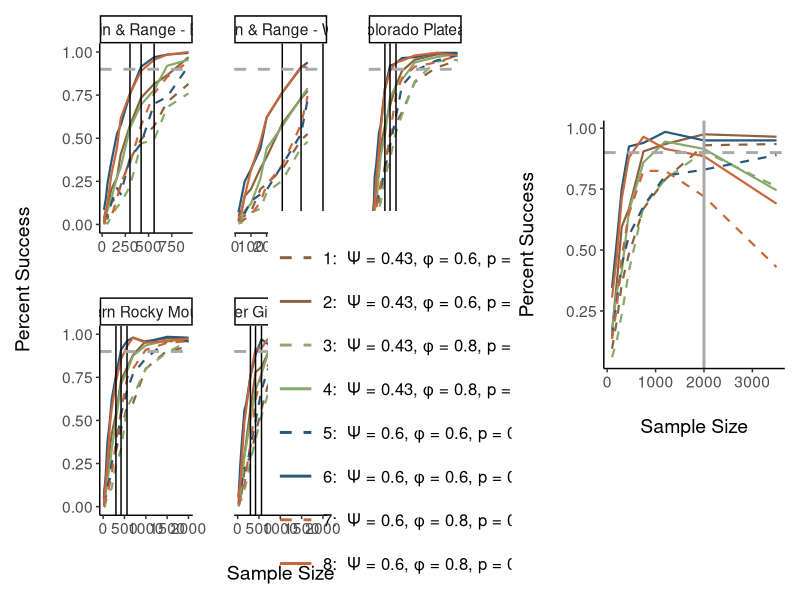

Reproduce this figure in R. (Note: this script raises an error after producing the figure.)
library(dplyr)
library(tidyr)
library(ggplot2)
library(patchwork)

## Fixed study characteristics
nyear = 10
#n_sites = sum(emu_veg$hex_num)
n_vis = 2

### Parameters ###

# get dataframe of all possible scenarios
sim_scenarios_table <- data.frame(
  # these are the parameters that change, taken directly from Woods 2019
  psi = c(0.03, 0.43, 0.6), phi = c(.6, .8, .8), p = c(0.4, 0.8, .8)) %>%
  # get all possible combinations
  tidyr::expand(psi, phi,p) %>%
  # and give each unique combination an ID
  mutate(sim_num = row_number(),
         occupancy = ifelse(psi == 0.03, "low", "high")) %>%
  # these are the same for all scenarios right now, sd's from Wood 2019, psi1_low kinda made up
  #mutate(sd_phi = 0.04, sd_gamma = 0.01) %>%
  select(-sim_num) %>%
  #rowwise() %>%
  mutate(gamma = round((psi * (1-phi))/(1-psi), 2)) %>%
  #ungroup() %>%
  #group_by(phi, p, sd_phi, sd_gamma) %>%
  pivot_wider(names_from = "occupancy", values_from = c("gamma", "psi"), values_fn = list) %>%
  unnest(c(gamma_high, psi_high)) %>%
  arrange(psi_high, phi) %>%
  mutate(simulation_scenario = row_number()) %>%
  select(simulation_scenario,everything())

### Hierarchical Power ###
hier_plot_df <- read.csv(here::here("data/nimble_power_check_hier.csv"))

hier_plot_df <- hier_plot_df %>%
  select(-scenario_id) %>%
  left_join(sim_scenarios_table, by = c("phi", "p", "psi" = "psi_high"))

# ci_plotting_df <- tibble(ci = c(0.95, 0.90, 0.95, 0.90),
#                          y = c("ci_check", "ci_check_left_tail", "ci_check_any_decline", "post_check_any_decline"))

hier_power_plt <- #purrr::pmap(ci_plotting_df, ~hier_plot_df %>%
                                #filter(CI_type == .x) %>%
  hier_plot_df %>%
  arrange(psi) %>%
  mutate(sim_type = paste0(simulation_scenario, ":  \u03A8 = ", psi, ", \u03C6 = ", phi, ", p = ", p)) %>%
  ggplot(aes(x = total_n, y = ci_two_tail)) +
  geom_line(aes(color = sim_type, linetype = sim_type), linewidth = 0.75) +
  theme_classic() +
  scale_colour_discrete("", type = rep(c("#8A6240", "#87A96B", "#28587B", "#c9673a"), each = 2)) +
  scale_linetype_manual("", values=c(2,1,2,1,2,1,2,1)) +
  geom_hline(yintercept = 0.9, color = "darkgrey", linetype = "dashed", linewidth = 1) +
  geom_vline(xintercept = 2000, color = "darkgrey", linewidth = 1) +
  theme(legend.position = "none",
        text=element_text(size=14),
        axis.title.y = element_text(margin = margin(t = 0, r = 20, b = 0, l = 0)),
        axis.title.x = element_text(margin = margin(t = 20, r = 0, b = 0, l = 0))) +
  ylab("Percent Success") +
  xlab("Sample Size")
#)

#ggsave(here::here("figures/hier_power_plot.jpeg"), hier_power_plt)


### EMU Power ###


power_eval <- read.csv(here::here("data/nimble_power_check_emu.csv"))

power_plt <- power_eval %>%
  #filter(total_n < 1200) %>%
  left_join(sim_scenarios_table, by = c("phi", "p", "psi" = "psi_high")) %>%
  mutate(sim_type = paste0(simulation_scenario, ":  \u03A8 = ", psi, ", \u03C6 = ", phi, ", p = ", p)) %>%
  mutate(unit = case_when(
    emu == "BRE" ~ "Basin & Range - East",
    emu == "BRW" ~ "Basin & Range - West",
    emu == "CP" ~ "Colorado Plateau",
    emu == "SRM" ~ "Southern Rocky Mountains",
    emu == "UGM" ~ "Upper Gila Mountains"
  )) %>%
  ggplot(aes(x = total_n, y = ci_two_tail)) +
  geom_line(aes(color = sim_type, linetype = sim_type), linewidth = 0.75) +
  geom_vline(xintercept = 300) +
  geom_vline(xintercept = 420) +
  geom_vline(xintercept = 560) +
  facet_wrap(~unit, scales = "free_x") +
  theme_classic() +
  scale_colour_discrete("", type = rep(c("#8A6240", "#87A96B", "#28587B", "#c9673a"), each = 2)) +
  scale_linetype_manual("", values=c(2,1,2,1,2,1,2,1)) +
  geom_hline(yintercept = 0.9, color = "darkgrey", linetype = "dashed", linewidth = 1) +
  theme(legend.position = "inside", legend.position.inside = c(0.85, 0.25),
        legend.text=element_text(size=12),
        legend.key.width = unit(1,"cm"),
        text=element_text(size=14),
        legend.key.spacing.y = unit(0.5, 'cm'),
        panel.spacing = unit(30, "pt"),
        axis.title.y = element_text(margin = margin(t = 0, r = 20, b = 0, l = 0)),
        axis.title.x = element_text(margin = margin(t = 20, r = 0, b = 0, l = 0))
  ) +
  guides(linetype = guide_legend(override.aes = list(linewidth = 1))# byrow = TRUE),
         #color = guide_legend(byrow = TRUE)
  ) +
  ylab("Percent Success") +
  xlab("Sample Size")

#ggsave(here::here("figures/power_plot.jpeg"), power_plt)

power_join <- power_plt + plot_spacer() +
  (plot_spacer() + hier_power_plt + plot_spacer() + plot_layout(ncol = 1, heights = c(0.5,2,0.5))) +
  plot_layout(nrow = 1, widths = c(2, 0.15, 1))

ggsave(here::here("figures/power_plot_join.jpeg"), power_join, width = 23, height = 11.5)

# # get plots for different kinds of power checks
# ggsave(here::here("figures/power_check_twotail.png"), power_plt[[1]], width = 16.5, height = 9.87)
# ggsave(here::here("figures/power_check_lefttail.png"), power_plt[[2]], width = 16.5, height = 9.87)
# ggsave(here::here("figures/power_check_negative.png"), power_plt[[3]], width = 16.5, height = 9.87)


################################
#### Separate by detection #####
################################

hier_power_p4 <- hier_plot_df %>%
  arrange(psi) %>%
  filter(p == 0.4) %>%
  mutate(sim_type = paste0("\u03A8 = ", psi, ", \u03C6 = ", phi)) %>%
  ggplot(aes(x = total_samp, y = success)) +
  geom_line(aes(color = sim_type), linewidth = 0.75) +
  theme_classic() +
  scale_colour_discrete("", type = c("#8A6240", "#87A96B", "#28587B", "#c9673a")) +
  #scale_linetype_manual("", values=c(2,1,2,1,2,1,2,1)) +
  geom_hline(yintercept = 0.9, color = "darkgrey", linetype = "dashed", linewidth = 1) +
  geom_vline(xintercept = 2000, color = "darkgrey", linewidth = 1) +
  theme(#legend.position = "none",
        text=element_text(size=14),
        axis.title.y = element_text(margin = margin(t = 0, r = 20, b = 0, l = 0)),
        axis.title.x = element_text(margin = margin(t = 20, r = 0, b = 0, l = 0))) +
  ylab("Percent Success") +
  xlab("Sample Size")

hier_power_p8 <- hier_plot_df %>%
  arrange(psi) %>%
  filter(p == 0.8) %>%
  mutate(sim_type = paste0("\u03A8 = ", psi, ", \u03C6 = ", phi)) %>%
  ggplot(aes(x = total_samp, y = success)) +
  geom_line(aes(color = sim_type), linewidth = 0.75) +
  theme_classic() +
  scale_colour_discrete("", type = c("#8A6240", "#87A96B", "#28587B", "#c9673a")) +
  #scale_linetype_manual("", values=c(2,1,2,1,2,1,2,1)) +
  geom_hline(yintercept = 0.9, color = "darkgrey", linetype = "dashed", linewidth = 1) +
  geom_vline(xintercept = 2000, color = "darkgrey", linewidth = 1) +
  theme(#legend.position = "none",
        text=element_text(size=14),
        axis.title.y = element_text(margin = margin(t = 0, r = 20, b = 0, l = 0)),
        axis.title.x = element_text(margin = margin(t = 20, r = 0, b = 0, l = 0))) +
  ylab("Percent Success") +
  xlab("Sample Size")

power_p4 <- power_plot_df %>%
  select(-sim_id) %>%
  filter(p == 0.4) %>%
  left_join(sim_scenarios_table, by = c("phi", "p", "psi" = "psi_high")) %>%
  mutate(sim_type = paste0(simulation_scenario, ": \u03A8 = ", psi, ", \u03C6 = ", phi, ", p = ", p)) %>%
  mutate(unit = case_when(
    emu == "BRE" ~ "Basin & Range - East",
    emu == "BRW" ~ "Basin & Range - West",
    emu == "CP" ~ "Colorado Plateau",
    emu == "SRM" ~ "Southern Rocky Mountains",
    emu == "UGM" ~ "Upper Gila Mountains"
  )) %>%
  ggplot(aes(x = total_n, y = success)) +
  geom_line(aes(color = sim_type), linewidth = 0.75) +
  facet_wrap(~unit, scales = "free_x") +
  theme_classic() +
  scale_colour_discrete("", type = c("#8A6240", "#87A96B", "#28587B", "#c9673a")) +
  #scale_linetype_manual("", values=c(2,1,2,1,2,1,2,1)) +
  geom_hline(yintercept = 0.9, color = "darkgrey", linetype = "dashed", linewidth = 1) +
  theme(legend.position = "none",
        #legend.position = "inside", legend.position.inside = c(0.85, 0.25),
        legend.text=element_text(size=12),
        legend.key.width = unit(1,"cm"),
        text=element_text(size=14),
        legend.key.spacing.y = unit(0.5, 'cm'),
        panel.spacing = unit(30, "pt"),
        axis.title.y = element_text(margin = margin(t = 0, r = 20, b = 0, l = 0)),
        axis.title.x = element_blank(),
  ) +
  guides(linetype = guide_legend(override.aes = list(linewidth = 1))# byrow = TRUE),
         #color = guide_legend(byrow = TRUE)
  ) +
  ylab("Percent Success")

power_p8 <- power_plot_df %>%
  select(-sim_id) %>%
  filter(p == 0.8) %>%
  left_join(sim_scenarios_table, by = c("phi", "p", "psi" = "psi_high")) %>%
  mutate(sim_type = paste0(simulation_scenario, ": \u03A8 = ", psi, ", \u03C6 = ", phi, ", p = ", p)) %>%
  mutate(unit = case_when(
    emu == "BRE" ~ "Basin & Range - East",
    emu == "BRW" ~ "Basin & Range - West",
    emu == "CP" ~ "Colorado Plateau",
    emu == "SRM" ~ "Southern Rocky Mountains",
    emu == "UGM" ~ "Upper Gila Mountains"
  )) %>%
  ggplot(aes(x = total_n, y = success)) +
  geom_line(aes(color = sim_type), linewidth = 0.75) +
  facet_wrap(~unit, scales = "free_x") +
  theme_classic() +
  scale_colour_discrete("", type = c("#8A6240", "#87A96B", "#28587B", "#c9673a")) +
  #scale_linetype_manual("", values=c(2,1,2,1,2,1,2,1)) +
  geom_hline(yintercept = 0.9, color = "darkgrey", linetype = "dashed", linewidth = 1) +
  theme(legend.position = "none",
        #legend.position = "inside", legend.position.inside = c(0.85, 0.25),
        legend.text=element_text(size=12),
        legend.key.width = unit(1,"cm"),
        text=element_text(size=14),
        legend.key.spacing.y = unit(0.5, 'cm'),
        panel.spacing = unit(30, "pt"),
        axis.title.y = element_text(margin = margin(t = 0, r = 20, b = 0, l = 0)),
        axis.title.x = element_text(margin = margin(t = 20, r = 0, b = 0, l = 0))
  ) +
  guides(linetype = guide_legend(override.aes = list(linewidth = 1))# byrow = TRUE),
         #color = guide_legend(byrow = TRUE)
  ) +
  ylab("Percent Success") +
  xlab("Sample Size")


(power_p4 + plot_spacer() +
  (plot_spacer() + hier_power_p4 + plot_spacer() + plot_layout(ncol = 1, heights = c(0.5,2,0.5))) +
  plot_layout(nrow = 1, widths = c(2, 0.15, 1))) /
  plot_spacer() /
  (power_p8 + plot_spacer() +
     (plot_spacer() + hier_power_p8 + plot_spacer() + plot_layout(ncol = 1, heights = c(0.5,2,0.5))) +
     plot_layout(nrow = 1, widths = c(2, 0.15, 1))) +
  plot_layout(heights = c(2,.3, 2))

power_by_detection <- (power_p4 + plot_spacer() + power_p8 + plot_layout(axis_titles = "collect", heights = c(2,.3, 2))) /
  plot_spacer() /
  (plot_spacer() + hier_power_p4 + guide_area() + hier_power_p8 + plot_spacer() + plot_layout(guides = "collect", ncol = 1, heights = c(0.15, 1, 0.75, 1, 0.15))) +
  plot_layout(ncol = 3, widths = c(2, 0.15, 1))

ggsave(here::here("figures/power_plot_detection.jpeg"), power_by_detection, width = 20, height = 15)



##### Bias #####

## Absolute Bias
bias_plt <- power_eval %>%
  #filter(total_n > 250) %>%
  select(-sim_id) %>%
  left_join(sim_scenarios_table, by = c("phi", "p", "psi" = "psi_high")) %>%
  mutate(sim_type = paste0(simulation_scenario, ":  \u03A8 = ", psi, ", \u03C6 = ", phi, ", p = ", p)) %>%
  mutate(unit = case_when(
    emu == "BRE" ~ "Basin & Range - East",
    emu == "BRW" ~ "Basin & Range - West",
    emu == "CP" ~ "Colorado Plateau",
    emu == "SRM" ~ "Southern Rocky Mountains",
    emu == "UGM" ~ "Upper Gila Mountains"
  )) %>%
  filter(CI_type == 0.90) %>%
  ggplot(aes(x = total_n, y = bias)) +
  geom_line(aes(color = sim_type, linetype = sim_type), linewidth = 0.75) +
  facet_wrap(~unit, scales = "free_x") +
  theme_classic() +
  scale_colour_discrete("", type = rep(c("#8A6240", "#87A96B", "#28587B", "#c9673a"), each = 2)) +
  scale_linetype_manual("", values=c(2,1,2,1,2,1,2,1)) +
  geom_hline(yintercept = 0, color = "darkgrey", linetype = "dashed", linewidth = 1) +
  theme(legend.position = "inside", legend.position.inside = c(0.85, 0.25),
        legend.text=element_text(size=12),
        legend.key.width = unit(1,"cm"),
        text=element_text(size=14),
        legend.key.spacing.y = unit(0.5, 'cm'),
        panel.spacing = unit(30, "pt"),
        axis.title.y = element_text(margin = margin(t = 0, r = 20, b = 0, l = 0)),
        axis.title.x = element_text(margin = margin(t = 20, r = 0, b = 0, l = 0))
  ) +
  guides(linetype = guide_legend(override.aes = list(linewidth = 1))# byrow = TRUE),
         #color = guide_legend(byrow = TRUE)
  ) +
  ylab("Mean absolute bias") +
  xlab("Sample Size")

ggsave(here::here("figures/bias_plot.png"), bias_plt, width = 19.6, height = 12)

## Relative Bias
rel_bias_plt <- power_eval %>%
  #filter(total_n > 250) %>%
  select(-sim_id) %>%
  left_join(sim_scenarios_table, by = c("phi", "p", "psi" = "psi_high")) %>%
  mutate(sim_type = paste0(simulation_scenario, ":  \u03A8 = ", psi, ", \u03C6 = ", phi, ", p = ", p)) %>%
  mutate(unit = case_when(
    emu == "BRE" ~ "Basin & Range - East",
    emu == "BRW" ~ "Basin & Range - West",
    emu == "CP" ~ "Colorado Plateau",
    emu == "SRM" ~ "Southern Rocky Mountains",
    emu == "UGM" ~ "Upper Gila Mountains"
  )) %>%
  filter(CI_type == 0.90) %>%
  ggplot(aes(x = total_n, y = relative_bias)) +
  geom_line(aes(color = sim_type, linetype = sim_type), linewidth = 0.75) +
  facet_wrap(~unit, scales = "free_x") +
  theme_classic() +
  scale_colour_discrete("", type = rep(c("#8A6240", "#87A96B", "#28587B", "#c9673a"), each = 2)) +
  scale_linetype_manual("", values=c(2,1,2,1,2,1,2,1)) +
  geom_hline(yintercept = 0, color = "darkgrey", linetype = "dashed", linewidth = 1) +
  theme(legend.position = "inside", legend.position.inside = c(0.85, 0.25),
        legend.text=element_text(size=12),
        legend.key.width = unit(1,"cm"),
        text=element_text(size=14),
        legend.key.spacing.y = unit(0.5, 'cm'),
        panel.spacing = unit(30, "pt"),
        axis.title.y = element_text(margin = margin(t = 0, r = 20, b = 0, l = 0)),
        axis.title.x = element_text(margin = margin(t = 20, r = 0, b = 0, l = 0))
  ) +
  guides(linetype = guide_legend(override.aes = list(linewidth = 1))# byrow = TRUE),
         #color = guide_legend(byrow = TRUE)
  ) +
  ylab("Mean absolute bias") +
  xlab("Sample Size")

ggsave(here::here("figures/relative_bias_plot.png"), rel_bias_plt, width = 19.6, height = 12)

## For a two-tailed, alpha = 0.05 test, what percentage of reps is the true trend less than the estimated trend
### This plot shows that we're slightly more likely to underestimate the trend (true trend is less than estimated trend) across all replicates
power_eval %>%
  select(-sim_id) %>%
  left_join(sim_scenarios_table, by = c("phi", "p", "psi" = "psi_high")) %>%
  mutate(sim_type = paste0(simulation_scenario, ":  \u03A8 = ", psi, ", \u03C6 = ", phi, ", p = ", p)) %>%
  mutate(unit = case_when(
    emu == "BRE" ~ "Basin & Range - East",
    emu == "BRW" ~ "Basin & Range - West",
    emu == "CP" ~ "Colorado Plateau",
    emu == "SRM" ~ "Southern Rocky Mountains",
    emu == "UGM" ~ "Upper Gila Mountains"
  )) %>%
  filter(CI_type == 0.90) %>%
  ggplot(aes(x = total_n, y = percent_trend_lower)) +
  geom_line(aes(color = sim_type, linetype = sim_type), linewidth = 0.75) +
  facet_wrap(~unit, scales = "free_x") +
  theme_classic() +
  scale_colour_discrete("", type = rep(c("#8A6240", "#87A96B", "#28587B", "#c9673a"), each = 2)) +
  scale_linetype_manual("", values=c(2,1,2,1,2,1,2,1)) +
  geom_hline(yintercept = 0.5, color = "darkgrey", linetype = "dashed", linewidth = 1) +
  theme(legend.position = "inside", legend.position.inside = c(0.85, 0.25),
        legend.text=element_text(size=12),
        legend.key.width = unit(1,"cm"),
        text=element_text(size=14),
        legend.key.spacing.y = unit(0.5, 'cm'),
        panel.spacing = unit(30, "pt"),
        axis.title.y = element_text(margin = margin(t = 0, r = 20, b = 0, l = 0)),
        axis.title.x = element_text(margin = margin(t = 20, r = 0, b = 0, l = 0))
  ) +
  guides(linetype = guide_legend(override.aes = list(linewidth = 1))# byrow = TRUE),
         #color = guide_legend(byrow = TRUE)
  ) +
  ylab("Percent of Reps where True Trend is less than estimated trend") +
  xlab("Sample Size")



## For a two-tailed, alpha = 0.05 test, what percentage of reps is the true trend less than the estimated trend for only reps where
## estimated trend is not included in CI
### This plot shows that for reps not in the confidence interval, we're way more likely to overestimate the trend (true trend is greater than estimated trend)
bias_ci_in_plt <- power_eval %>%
  select(-sim_id) %>%
  left_join(sim_scenarios_table, by = c("phi", "p", "psi" = "psi_high")) %>%
  mutate(sim_type = paste0(simulation_scenario, ":  \u03A8 = ", psi, ", \u03C6 = ", phi, ", p = ", p)) %>%
  mutate(unit = case_when(
    emu == "BRE" ~ "Basin & Range - East",
    emu == "BRW" ~ "Basin & Range - West",
    emu == "CP" ~ "Colorado Plateau",
    emu == "SRM" ~ "Southern Rocky Mountains",
    emu == "UGM" ~ "Upper Gila Mountains"
  )) %>%
  filter(CI_type == 0.90) %>%
  ggplot(aes(x = total_n, y = percent_exclude_trend_lower)) +
  geom_line(aes(color = sim_type, linetype = sim_type), linewidth = 0.75) +
  facet_wrap(~unit, scales = "free_x") +
  theme_classic() +
  scale_colour_discrete("", type = rep(c("#8A6240", "#87A96B", "#28587B", "#c9673a"), each = 2)) +
  scale_linetype_manual("", values=c(2,1,2,1,2,1,2,1)) +
  geom_hline(yintercept = 0.5, color = "darkgrey", linetype = "dashed", linewidth = 1) +
  theme(legend.position = "inside", legend.position.inside = c(0.85, 0.25),
        legend.text=element_text(size=12),
        legend.key.width = unit(1,"cm"),
        text=element_text(size=14),
        legend.key.spacing.y = unit(0.5, 'cm'),
        panel.spacing = unit(30, "pt"),
        axis.title.y = element_text(margin = margin(t = 0, r = 20, b = 0, l = 0)),
        axis.title.x = element_text(margin = margin(t = 20, r = 0, b = 0, l = 0))
  ) +
  guides(linetype = guide_legend(override.aes = list(linewidth = 1))# byrow = TRUE),
         #color = guide_legend(byrow = TRUE)
  ) +
  ylab("Percent of Reps where True Trend not in CI and is less than estimated trend") +
  xlab("Sample Size")

#ggsave(here::here("figures/bias_plot.png"), bias_ci_in_plt, width = 19.6, height = 12)

## Precision figure ##

precision_plt <- power_eval %>%
  select(-sim_id) %>%
  left_join(sim_scenarios_table, by = c("phi", "p", "psi" = "psi_high")) %>%
  mutate(sim_type = paste0(simulation_scenario, ":  \u03A8 = ", psi, ", \u03C6 = ", phi, ", p = ", p)) %>%
  mutate(unit = case_when(
    emu == "BRE" ~ "Basin & Range - East",
    emu == "BRW" ~ "Basin & Range - West",
    emu == "CP" ~ "Colorado Plateau",
    emu == "SRM" ~ "Southern Rocky Mountains",
    emu == "UGM" ~ "Upper Gila Mountains"
  )) %>%
  filter(CI_type == 0.95) %>%
  ggplot(aes(x = total_n, y = width)) +
  geom_line(aes(color = sim_type, linetype = sim_type), linewidth = 0.75) +
  facet_wrap(~unit, scales = "free_x") +
  theme_classic() +
  scale_colour_discrete("", type = rep(c("#8A6240", "#87A96B", "#28587B", "#c9673a"), each = 2)) +
  scale_linetype_manual("", values=c(2,1,2,1,2,1,2,1)) +
  #geom_hline(yintercept = 0.5, color = "darkgrey", linetype = "dashed", linewidth = 1) +
  theme(legend.position = "inside", legend.position.inside = c(0.85, 0.25),
        legend.text=element_text(size=12),
        legend.key.width = unit(1,"cm"),
        text=element_text(size=14),
        legend.key.spacing.y = unit(0.5, 'cm'),
        panel.spacing = unit(30, "pt"),
        axis.title.y = element_text(margin = margin(t = 0, r = 20, b = 0, l = 0)),
        axis.title.x = element_text(margin = margin(t = 20, r = 0, b = 0, l = 0))
  ) +
  guides(linetype = guide_legend(override.aes = list(linewidth = 1))# byrow = TRUE),
         #color = guide_legend(byrow = TRUE)
  ) +
  ylab("Average CI Width") +
  xlab("Sample Size")

ggsave(here::here("figures/precision_plot.png"), precision_plt, width = 16.2, height = 12)
